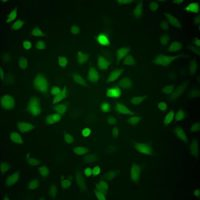
#> input picture Input files/Hela.jpg, 200 x 200 px, found by its file name
$ python Cellcounting_draft_without_GUI.py
#> lines starting #> are read from the running program, lines starting #| are printed output that depends on the picture; after the words box and inside, x2 and y2 are one past the last pixel; in counts of white or black regions, pixels touching at a corner belong together; long printed decimals are rounded
# -*- coding: utf-8 -*-
"""
Created on Mon Mar  8 17:32:42 2021

@author: atter
"""


# -*- coding: utf-8 -*-
"""
Created on Mon Mar  8 13:03:57 2021

@author: atter
"""
# from math import sqrt
# import matplotlib.pyplot as plt
import numpy as np
import pandas as pd
from skimage.io import imread, imshow
from skimage.color import rgb2gray
import matplotlib.pyplot as plt
from skimage import measure, filters, morphology

from math import sqrt
from skimage.feature import blob_doh
import matplotlib.pyplot as plt
import os
from scipy import ndimage
from skimage import measure, filters, morphology


# from skimage.feature import blob_dog, blob_log, blob_doh
ImRows={}
with open("Hela.jpg") as fIn:
    ImageRow=[]
   # filename=filename.split(" ")[1]
    fIn=fIn.name
    ImRows['ImageID']=fIn

    #print(ImageRow)


#####
# binarizing source image into black and white and threshilding
cells = rgb2gray(imread('Hela.jpg'))
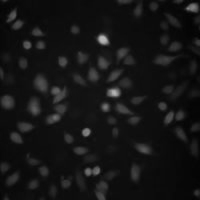
#> cells: shape (200, 200) float64; min 0.0101, max 0.736, mean 0.0833
print(np.unique(cells))
#> (printed output is left out)
# IThresh = (cells>=118).astype(np.uint8)*255
TH = filters.threshold_otsu(cells)  #apply threshold
#> TH = 0.145
print(TH)
#| 0.1448
#cells = ndimage.binary_fill_holes(cells < TH)  #include only the cells that are lower than threshold


#apply threshold
cells_bw = cells>TH         #User Adjustable parameter (UAP)
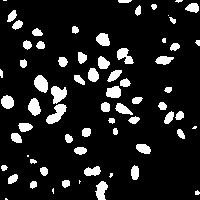
#> cells_bw: shape (200, 200) bool; 12% white; 68 white regions (11 under 20 px), largest, box (x1, y1, x2, y2) and area: (46, 104, 67, 124) 216, (51, 86, 67, 104) 194, (34, 75, 48, 93) 182

from skimage.filters import try_all_threshold
from skimage.filters import threshold_otsu


#try different thresholds
fig, ax = try_all_threshold(cells_bw, figsize=(10, 10), verbose=False)
plt.show()

#find out the range of the pixel values --- find the threshold thats best

#######
#try removing small objects, use threshold otsu
cells_bw_edited = morphology.remove_small_objects(cells_bw, min_size=30)
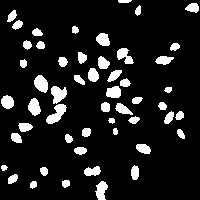
#> cells_bw_edited: shape (200, 200) bool; 11.4% white; 52 white regions, largest, box (x1, y1, x2, y2) and area: (46, 104, 67, 124) 216, (51, 86, 67, 104) 194, (34, 75, 48, 93) 182
imshow(cells_bw_edited)


#use boolean image, use label (morphology) or measure

######
#adding contours (preceded by cell counting)
import cv2 as cv #scimage does not have a function for calculating contour A, so CVopen is used

#define contours
contours = measure.find_contours(cells_bw, 0.8)
#> contours = 68 point arrays, longest 89 points

#calculate the area and centroid
# area = measure.regionprops(cells_bw, 'Area', intensity_image=None)
#> (the run stopped early here; a loop or call above may not have finished)

$ run again, with Input files/OVCAR.jpg copied over Input files/Hela.jpg
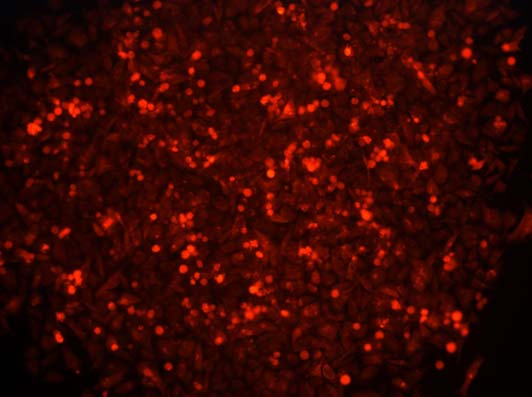
#> input picture Input files/OVCAR.jpg, 532 x 397 px, found by its file name
#> `cells = rgb2gray(imread('Hela.jpg'))`:
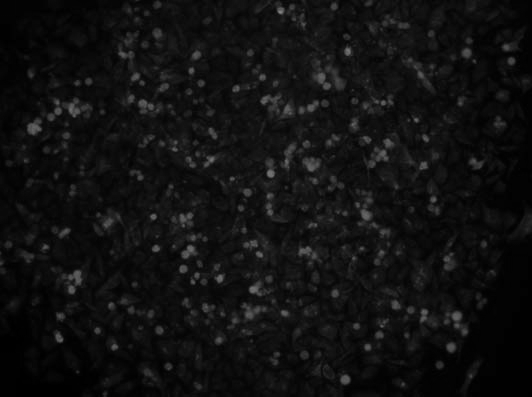
#> cells: shape (397, 532) float64; min 0.000833, max 0.523, mean 0.0664
#> (printed output is left out)
#> TH = 0.124
#| 0.1241
#> cells_bw: shape (397, 532) bool; 8.9% white; 500 white regions (287 under 20 px), largest, box (x1, y1, x2, y2) and area: (311, 58, 346, 91) 610, (260, 92, 296, 120) 518, (355, 190, 380, 229) 410
#> `cells_bw_edited = morphology.remove_small_objects(cells_bw, min_size=30)`:
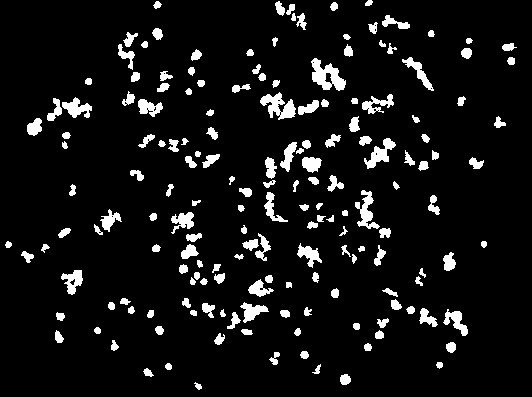
#> cells_bw_edited: shape (397, 532) bool; 7.6% white; 174 white regions, largest, box (x1, y1, x2, y2) and area: (311, 58, 346, 91) 608, (260, 92, 296, 120) 518, (355, 190, 380, 229) 409
#> contours = 543 items

$ run again, with Input files/SKOV.jpg copied over Input files/Hela.jpg
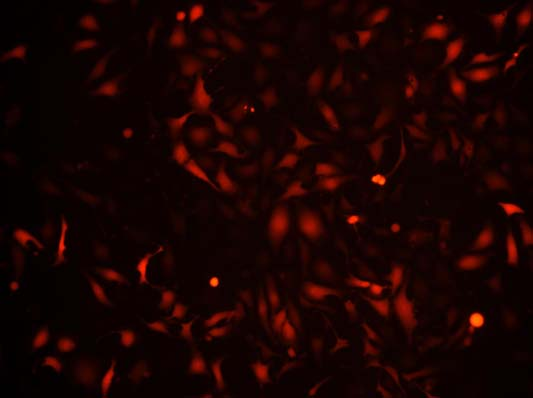
#> input picture Input files/SKOV.jpg, 533 x 398 px, found by its file name
#> (printed output is left out)
#> TH = 0.0767
#| 0.0767
#> `cells_bw = cells>TH`:
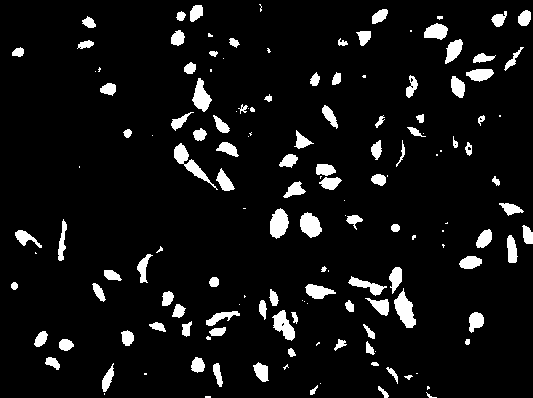
#> cells_bw: shape (398, 533) bool; 7.2% white; 151 white regions (46 under 20 px), largest, box (x1, y1, x2, y2) and area: (394, 288, 416, 328) 472, (174, 143, 218, 190) 464, (270, 208, 289, 239) 418
#> `cells_bw_edited = morphology.remove_small_objects(cells_bw, min_size=30)`:
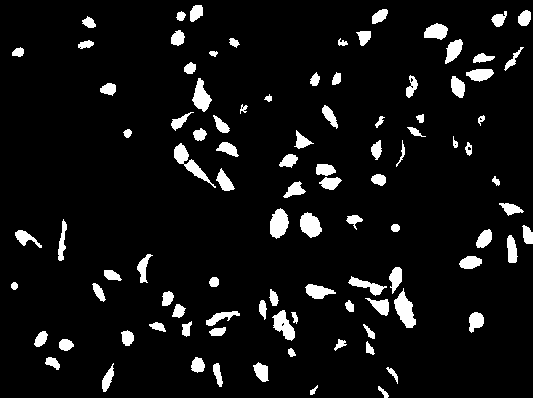
#> cells_bw_edited: shape (398, 533) bool; 7% white; 98 white regions, largest, box (x1, y1, x2, y2) and area: (394, 288, 416, 328) 472, (174, 143, 216, 188) 461, (270, 208, 289, 239) 418
#> contours = 168 point arrays, longest 129 points

$ run again, with Input files/ZDB-IMAGE-090112-5_medium.jpg copied over Input files/Hela.jpg
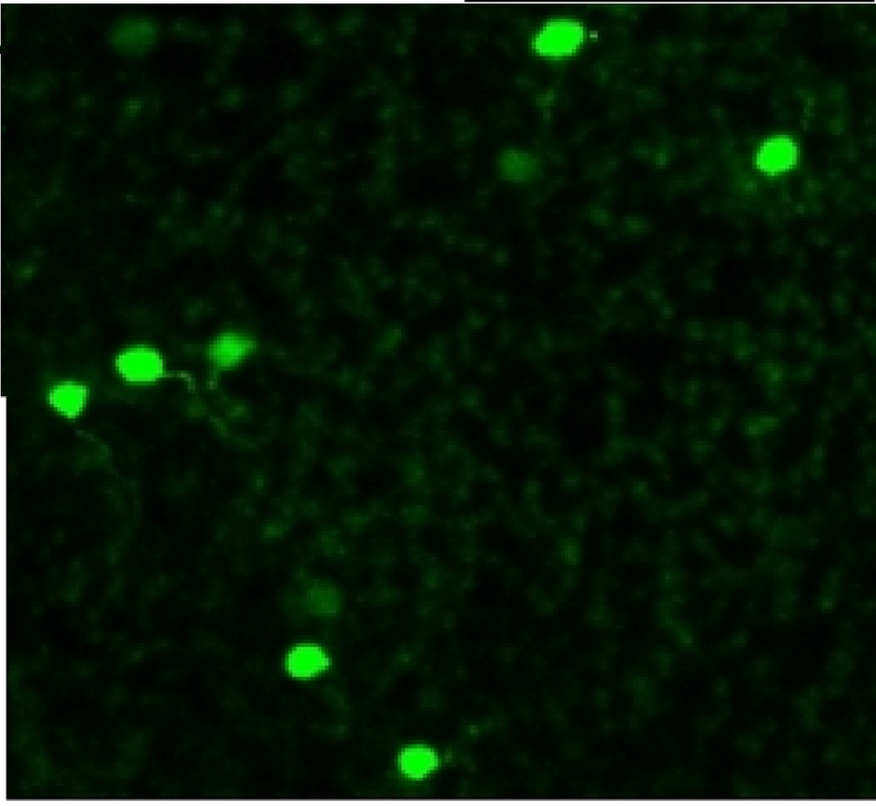
#> input picture Input files/ZDB-IMAGE-090112-5_medium.jpg, 876 x 806 px, shrunk from 1250 x 1150 before the run, found by its file name
#> `cells = rgb2gray(imread('Hela.jpg'))`:
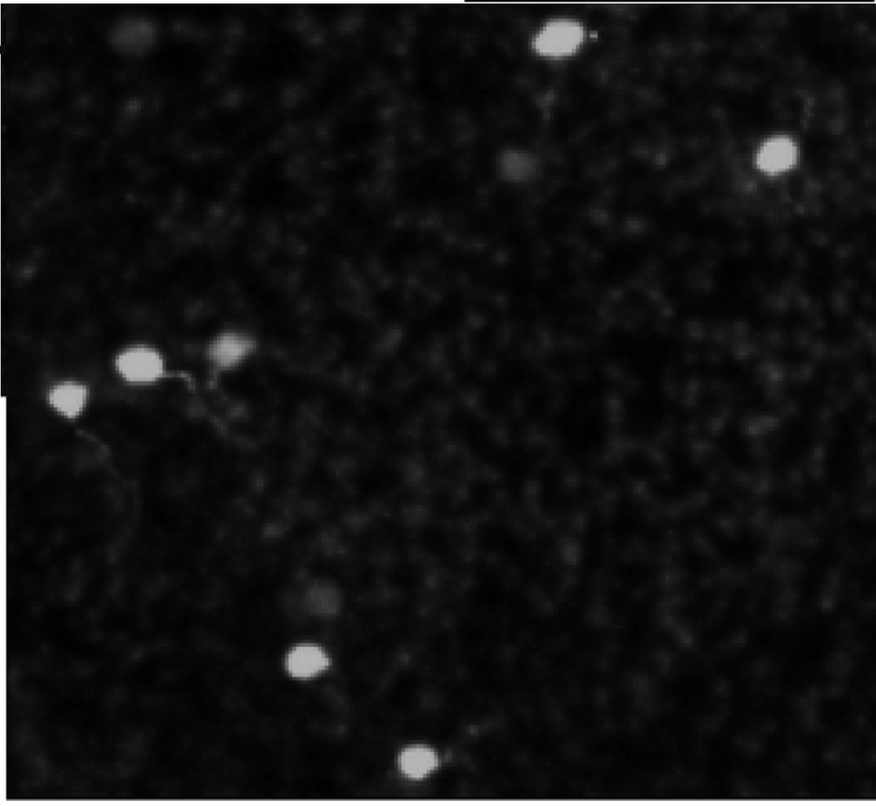
#> cells: shape (806, 876) float64; min 0, max 1, mean 0.0698
#> (printed output is left out)
#> TH = 0.424
#| 0.4238
#> `cells_bw = cells>TH`:
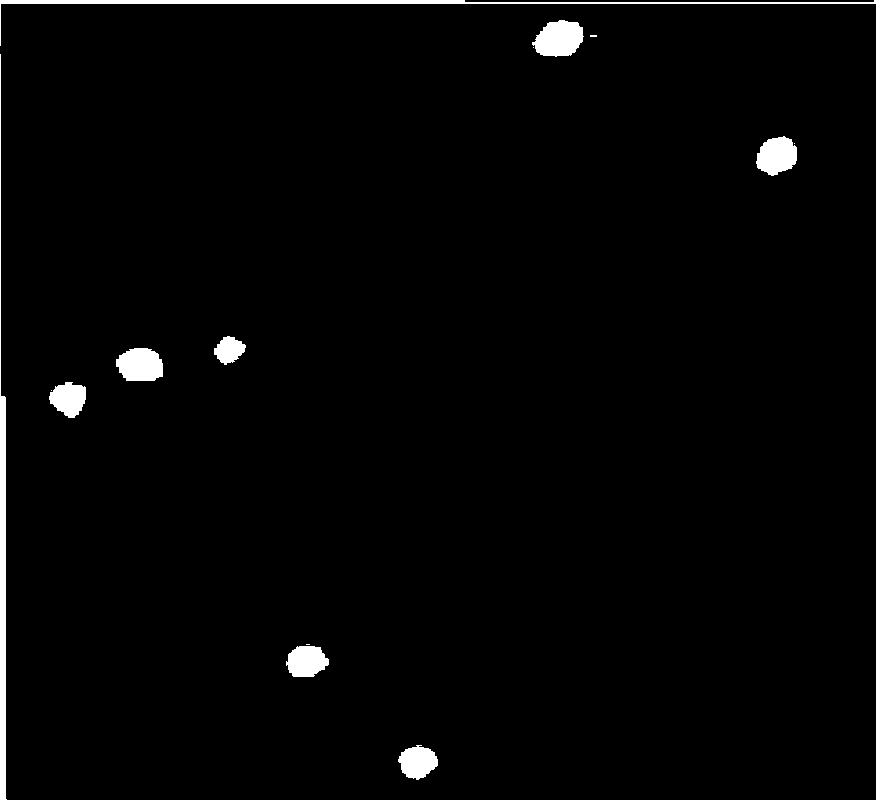
#> cells_bw: shape (806, 876) bool; 2.6% white; 14 white regions (5 under 20 px), largest, box (x1, y1, x2, y2) and area: (0, 54, 876, 806) 8022, (0, 0, 876, 46) 2728, (532, 20, 584, 57) 1411
#> contours = 15 point arrays, longest 1622 points
